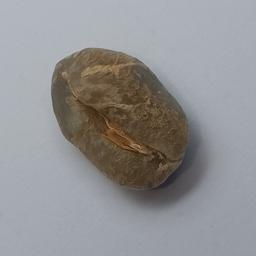
#> input picture Augmentation/Defected/Defected (1181).jpg, 256 x 256 px, found by its file name; its folder holds only this picture in this run
$ jupyter execute augmentation.ipynb
#> lines starting #> are read from the running program, lines starting #| are printed output that depends on the picture
[cell 1]
from PIL import Image
import os

current_dir = (os.getcwd())

def image_rotate(input_dir, filename, index, type):
#> called with input_dir = 'Source\\Defected/Defected (1181).jpg', filename = 'Defected (1181).jpg', index = 2001, type = 'Defected'
    output_dir = os.path.join(current_dir, f"Augmentation\\{type}\\{type} ({index}){os.path.splitext(filename)[1]}")
    # Open Image
    image = Image.open(input_dir)
#> image is the input picture: PIL image 256x256 RGB; mean R, G, B 145.6, 145, 146.7

    # Rotate image
    image = image.rotate(90)
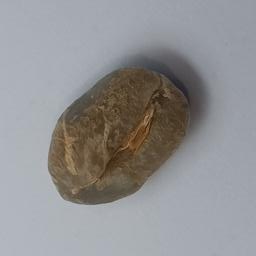
#> image: PIL image 256x256 RGB; mean R, G, B 145.6, 145, 146.7

    # Get the dimensions of the image
    width, height = image.size
#> width = 256; height = 256

    # Calculate the crop box dimensions (centered)
    left = (width - width / 3) / 2
#> left = 85.33
    top = (height - height / 3) / 2
#> top = 85.33
    right = (width + width / 3) / 2
#> right = 170.7
    bottom = (height + height / 3) / 2
#> bottom = 170.7

    # Crop the image
    image = image.crop((left, top, right, bottom))
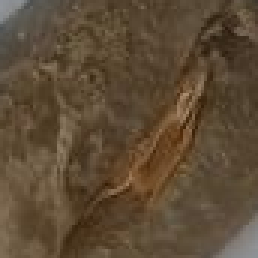
#> image: PIL image 86x86 RGB (shown 3 times larger); mean R, G, B 93.3, 75.1, 53.5

    # Resize the image to be 256 x 256
    image = image.resize((256, 256))
#> image: PIL image 256x256 RGB

    image.save(output_dir)

[cell 2]
for index, filenames in enumerate(os.listdir("Source/Defected")):
    image_dir = os.path.join(current_dir, f"Source\\Defected", filenames)

    image_rotate(image_dir, filenames, (index+1) + 2000, "Defected")


for index, filenames in enumerate(os.listdir("Source/Undefected")):
    image_dir = os.path.join(current_dir, f"Source\\Undefected", filenames)

    image_rotate(image_dir, filenames, (index+1) + 2000, "Undefected")
#> call 2 of image_rotate, with input_dir = 'Source\\Undefected/Undefected (1033).jpg', filename = 'Undefected (1033).jpg', index = 2001, type = 'Undefected'
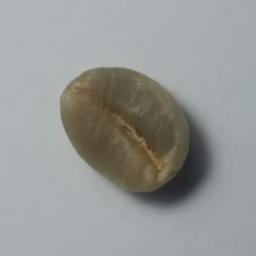
#> input picture Augmentation/Undefected/Undefected (1033).jpg, 256 x 256 px, found by its file name
#> in image_rotate, image is the input picture: PIL image 256x256 RGB; mean R, G, B 150.1, 152.1, 150.3
#> in image_rotate (call 2), `image = image.rotate(90)`:
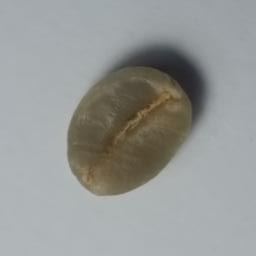
#> image: PIL image 256x256 RGB; mean R, G, B 150.1, 152.1, 150.3
#> in image_rotate (call 2), `image = image.crop((left, top, right, bottom))`:
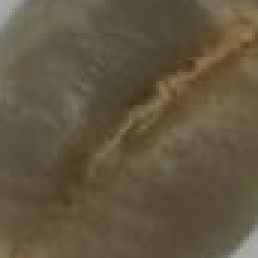
#> image: PIL image 86x86 RGB (shown 3 times larger); mean R, G, B 97.7, 86.5, 64.1
